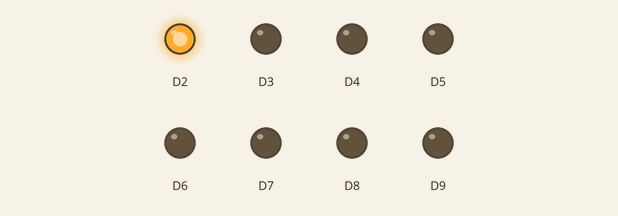
This program was run on a simulated Arduino Zero (SAMD21). Parts: output pins drawn as LEDs (lit = HIGH).

Above: at 0.2 s.
At 1.2 s:
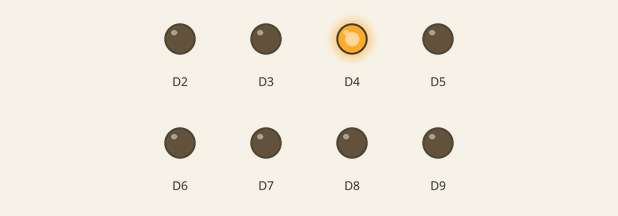
At 1.7 s:
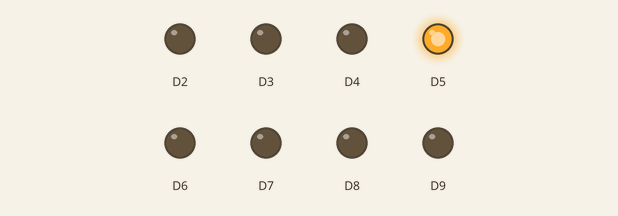
At 2.2 s:
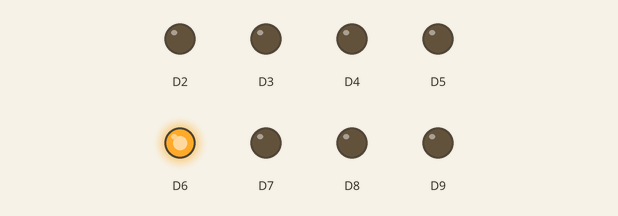
At 3.2 s:
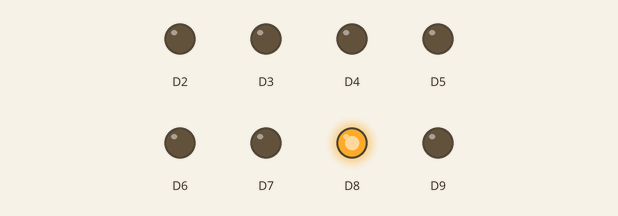
At 4.7 s:
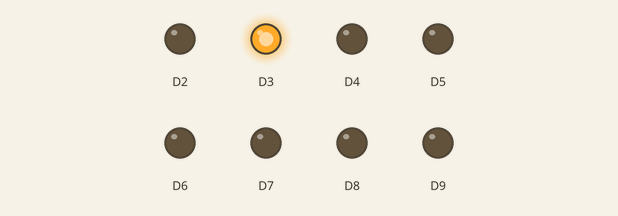
Timing chart, 0 to 5.2 s (numbered marks = the images above):
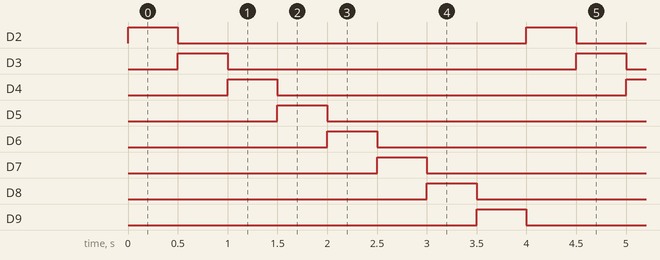

Measured:
- by itself, D2–9: alternates HIGH for 0.50 s and LOW for 3.5 s
- by itself, everything shown: repeats every 4.0 s, in 9 steps

The program:

main.cpp
```cpp
#include <Arduino.h>
/*
  QuickIO_Blink.ino

  Created by Baltimore Hackerspace 11/26/2016

  This is a simple sketch tutorial to demonstrate how to blink the LEDs on the QuickIO Shield. This sketch turns
  each LED on for a half second and then off. Then the next LED is lit in sequential order. This sketch makes use of
  a for loop for both the setup of the pins and also for the sequencing of the leds.  A variable (i) is
  initialized with the first LED pin number (2) and incremented until the loop reaches the last pin (9).

  QuickIO Pins:
  Green LEDs: 2 - 5
  Yellow LEDs: 6-7
  Red LEDs 8-9
*/


// the setup function runs one time when you press reset or power the board
void setup() {
  for (int i=2; i<=9; i++){  // loop from pin 2 to 9
    pinMode(i, OUTPUT);      // initialize all LEDs as digital outputs.
    digitalWrite(i, LOW);    // initialize all levels to LOW
  }
}

// the loop function runs forever
void loop() {
  for (int i=2; i<=9; i++){  // loop from pin 2 to 9
    digitalWrite(i, HIGH);   // i is a variable for the current pin, HIGH is the logic level.
    delay(500);              // wait for a 500 milliseconds
    digitalWrite(i, LOW);    // turn off the current LED by making the logic level LOW
  }
}
```
